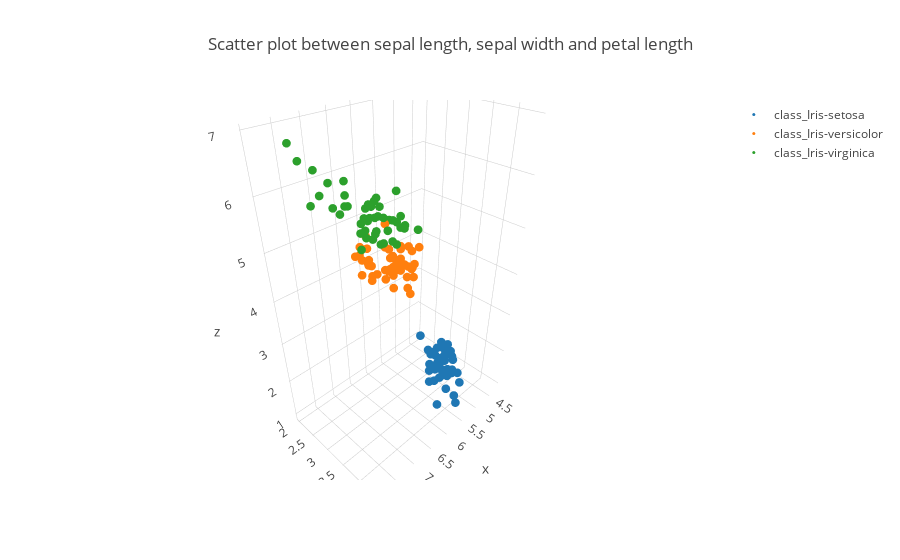

Notebook code cell kept with this figure:
### Code cell
'''
Show the relationship between <sepal length , sepal width and petal length>
'''

data = []
for i in ['Iris-setosa', 'Iris-versicolor', 'Iris-virginica']:
    trace = go.Scatter3d(x = iris[iris["target"] == i].iloc[:, 0],
                         y = iris[iris["target"] == i].iloc[:, 1],
                         z = iris[iris["target"] == i].iloc[:, 2],
                         mode = 'markers',
                         name = "class_{}".format(i),
                         marker = dict(size = 3))
    data.append(trace)
    layout=dict(
        title='Scatter plot between sepal length, sepal width and petal length'
    )
figure = dict(data=data, layout = layout)
iplot(figure)

### Figure 1 — Plotly figure (JSON) as saved in the notebook; plotly's stock layout.template omitted (floating-point values rounded to 4 significant figures)
{"data": [{"marker": {"size": 3}, "mode": "markers", "name": "class_Iris-setosa", "type": "scatter3d", "uid": "dbb54005-7d40-4fcf-b1bc-d212bd994011", "x": [5.1, 4.9, 4.7, 4.6, 5, 5.4, 4.6, 5, 4.4, 4.9, 5.4, 4.8, 4.8, 4.3, 5.8, 5.7, 5.4, 5.1, 5.7, 5.1, 5.4, 5.1, 4.6, 5.1, 4.8, 5, 5, 5.2, 5.2, 4.7, 4.8, 5.4, 5.2, 5.5, 4.9, 5, 5.5, 4.9, 4.4, 5.1, 5, 4.5, 4.4, 5, 5.1, 4.8, 5.1, 4.6, 5.3, 5], "y": [3.5, 3, 3.2, 3.1, 3.6, 3.9, 3.4, 3.4, 2.9, 3.1, 3.7, 3.4, 3, 3, 4, 4.4, 3.9, 3.5, 3.8, 3.8, 3.4, 3.7, 3.6, 3.3, 3.4, 3, 3.4, 3.5, 3.4, 3.2, 3.1, 3.4, 4.1, 4.2, 3.1, 3.2, 3.5, 3.1, 3, 3.4, 3.5, 2.3, 3.2, 3.5, 3.8, 3, 3.8, 3.2, 3.7, 3.3], "z": [1.4, 1.4, 1.3, 1.5, 1.4, 1.7, 1.4, 1.5, 1.4, 1.5, 1.5, 1.6, 1.4, 1.1, 1.2, 1.5, 1.3, 1.4, 1.7, 1.5, 1.7, 1.5, 1, 1.7, 1.9, 1.6, 1.6, 1.5, 1.4, 1.6, 1.6, 1.5, 1.5, 1.4, 1.5, 1.2, 1.3, 1.5, 1.3, 1.5, 1.3, 1.3, 1.3, 1.6, 1.9, 1.4, 1.6, 1.4, 1.5, 1.4]}, {"marker": {"size": 3}, "mode": "markers", "name": "class_Iris-versicolor", "type": "scatter3d", "uid": "cabf854d-0337-4881-8c53-82e4950a6571", "x": [7, 6.4, 6.9, 5.5, 6.5, 5.7, 6.3, 4.9, 6.6, 5.2, 5, 5.9, 6, 6.1, 5.6, 6.7, 5.6, 5.8, 6.2, 5.6, 5.9, 6.1, 6.3, 6.1, 6.4, 6.6, 6.8, 6.7, 6, 5.7, 5.5, 5.5, 5.8, 6, 5.4, 6, 6.7, 6.3, 5.6, 5.5, 5.5, 6.1, 5.8, 5, 5.6, 5.7, 5.7, 6.2, 5.1, 5.7], "y": [3.2, 3.2, 3.1, 2.3, 2.8, 2.8, 3.3, 2.4, 2.9, 2.7, 2, 3, 2.2, 2.9, 2.9, 3.1, 3, 2.7, 2.2, 2.5, 3.2, 2.8, 2.5, 2.8, 2.9, 3, 2.8, 3, 2.9, 2.6, 2.4, 2.4, 2.7, 2.7, 3, 3.4, 3.1, 2.3, 3, 2.5, 2.6, 3, 2.6, 2.3, 2.7, 3, 2.9, 2.9, 2.5, 2.8], "z": [4.7, 4.5, 4.9, 4, 4.6, 4.5, 4.7, 3.3, 4.6, 3.9, 3.5, 4.2, 4, 4.7, 3.6, 4.4, 4.5, 4.1, 4.5, 3.9, 4.8, 4, 4.9, 4.7, 4.3, 4.4, 4.8, 5, 4.5, 3.5, 3.8, 3.7, 3.9, 5.1, 4.5, 4.5, 4.7, 4.4, 4.1, 4, 4.4, 4.6, 4, 3.3, 4.2, 4.2, 4.2, 4.3, 3, 4.1]}, {"marker": {"size": 3}, "mode": "markers", "name": "class_Iris-virginica", "type": "scatter3d", "uid": "20a87589-1fe9-4361-9c1a-0b974ab4e3ab", "x": [6.3, 5.8, 7.1, 6.3, 6.5, 7.6, 4.9, 7.3, 6.7, 7.2, 6.5, 6.4, 6.8, 5.7, 5.8, 6.4, 6.5, 7.7, 7.7, 6, 6.9, 5.6, 7.7, 6.3, 6.7, 7.2, 6.2, 6.1, 6.4, 7.2, 7.4, 7.9, 6.4, 6.3, 6.1, 7.7, 6.3, 6.4, 6, 6.9, 6.7, 6.9, 5.8, 6.8, 6.7, 6.7, 6.3, 6.5, 6.2, 5.9], "y": [3.3, 2.7, 3, 2.9, 3, 3, 2.5, 2.9, 2.5, 3.6, 3.2, 2.7, 3, 2.5, 2.8, 3.2, 3, 3.8, 2.6, 2.2, 3.2, 2.8, 2.8, 2.7, 3.3, 3.2, 2.8, 3, 2.8, 3, 2.8, 3.8, 2.8, 2.8, 2.6, 3, 3.4, 3.1, 3, 3.1, 3.1, 3.1, 2.7, 3.2, 3.3, 3, 2.5, 3, 3.4, 3], "z": [6, 5.1, 5.9, 5.6, 5.8, 6.6, 4.5, 6.3, 5.8, 6.1, 5.1, 5.3, 5.5, 5, 5.1, 5.3, 5.5, 6.7, 6.9, 5, 5.7, 4.9, 6.7, 4.9, 5.7, 6, 4.8, 4.9, 5.6, 5.8, 6.1, 6.4, 5.6, 5.1, 5.6, 6.1, 5.6, 5.5, 4.8, 5.4, 5.6, 5.1, 5.1, 5.9, 5.7, 5.2, 5, 5.2, 5.4, 5.1]}], "layout": {"title": {"text": "Scatter plot between sepal length, sepal width and petal length"}}}
